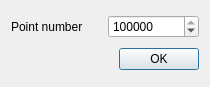
<?xml version="1.0" encoding="UTF-8"?>
<ui version="4.0">
 <class>DialogSurfaceMeshSampling</class>
 <widget class="QDialog" name="DialogSurfaceMeshSampling">
  <property name="geometry">
   <rect>
    <x>0</x>
    <y>0</y>
    <width>210</width>
    <height>87</height>
   </rect>
  </property>
  <property name="windowTitle">
   <string>Surface Sampling</string>
  </property>
  <layout class="QGridLayout" name="gridLayout">
   <item row="0" column="0">
    <widget class="QLabel" name="labelPointNumber">
     <property name="text">
      <string>Point number</string>
     </property>
    </widget>
   </item>
   <item row="0" column="1">
    <widget class="QSpinBox" name="spinBoxPointNumber">
     <property name="minimum">
      <number>3</number>
     </property>
     <property name="maximum">
      <number>1000000000</number>
     </property>
     <property name="singleStep">
      <number>10000</number>
     </property>
     <property name="value">
      <number>100000</number>
     </property>
    </widget>
   </item>
   <item row="1" column="0" colspan="2">
    <layout class="QHBoxLayout" name="horizontalLayout_2">
     <item>
      <spacer name="horizontalSpacer_3">
       <property name="orientation">
        <enum>Qt::Horizontal</enum>
       </property>
       <property name="sizeHint" stdset="0">
        <size>
         <width>0</width>
         <height>0</height>
        </size>
       </property>
      </spacer>
     </item>
     <item>
      <widget class="QPushButton" name="okButton">
       <property name="text">
        <string>OK</string>
       </property>
       <property name="default">
        <bool>true</bool>
       </property>
      </widget>
     </item>
    </layout>
   </item>
  </layout>
 </widget>
 <tabstops>
  <tabstop>spinBoxPointNumber</tabstop>
  <tabstop>okButton</tabstop>
 </tabstops>
 <resources/>
 <connections/>
</ui>
